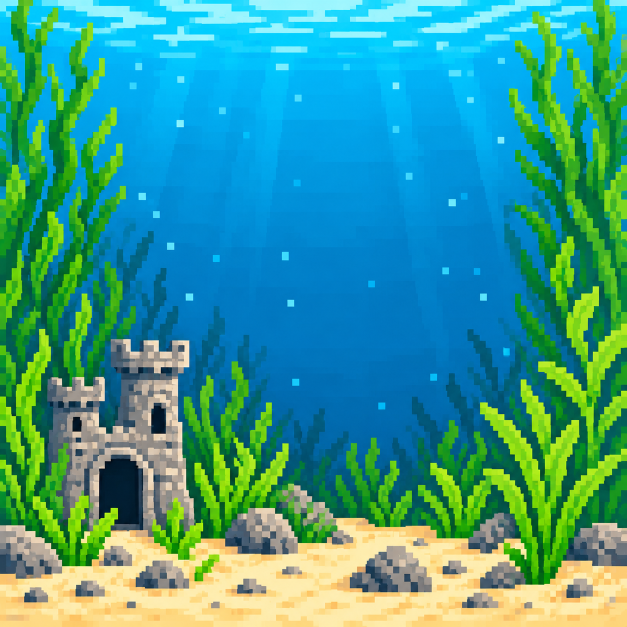
#> input picture assets/source/background-castle.png, 1254 x 1254 px (shown at 1/2 size); its folder holds only this picture in this run
$ python generate_background_assets.py
#> lines starting #> are read from the running program, lines starting #| are printed output that depends on the picture
#!/usr/bin/env python3
"""Prepare original-concept aquarium plates for the two native Pebble screens."""

from __future__ import annotations

from pathlib import Path

from PIL import Image

ROOT = Path(__file__).resolve().parents[1]
SOURCE = ROOT / "assets/source"
OUTPUT = ROOT / "watchface/resources/images"
SCENES = ("castle", "kelp", "reef", "grayscale")
PLATFORMS = {"emery": (200, 228), "gabbro": (260, 260)}


def level(channel: float) -> int:
    return max(0, min(255, round(channel / 85) * 85))


def transform(pixel: tuple[int, int, int], scene: str, night: bool) -> tuple[int, int, int]:
    red, green, blue = pixel
    if scene == "grayscale":
        value = red * 0.299 + green * 0.587 + blue * 0.114
        value *= 0.45 if night else 1.0
        gray = level(value)
        return gray, gray, gray
    if night:
        factors = {
            "castle": (0.38, 0.48, 0.58),
            "kelp": (0.50, 0.59, 0.66),
            "reef": (0.60, 0.65, 0.76),
        }[scene]
        red, green, blue = (red * factors[0], green * factors[1], blue * factors[2])
    return level(red), level(green), level(blue)


def fit_scene(source: Image.Image, width: int, height: int) -> Image.Image:
    square = source.resize((height, height), Image.Resampling.BOX)
    left = (height - width) // 2
    return square.crop((left, 0, left + width, height))


def prepare() -> None:
    OUTPUT.mkdir(parents=True, exist_ok=True)
    for scene in SCENES:
        path = SOURCE / f"background-{scene}.png"
        if not path.is_file():
            raise SystemExit(f"Missing illustrated scene: {path}")
        with Image.open(path) as raw:
#> raw is the input picture: PIL image 1254x1254 RGB; mean R, G, B 58, 157, 145.6
            source = raw.convert("RGB")
        for platform, (width, height) in PLATFORMS.items():
            fitted = fit_scene(source, width, height)
            if platform == "gabbro" and scene == "castle":
                # The detailed castle plate exceeds Gabbro's PNG decode heap
                # alongside the fish sprite. Coarser native pixel clusters
                # preserve the look while reducing compressed resource size.
                fitted = fitted.resize((130, 130), Image.Resampling.BOX)
                fitted = fitted.resize((width, height), Image.Resampling.NEAREST)
            for mode in ("day", "night"):
                image = Image.new("RGB", fitted.size)
                image.putdata(
                    [transform(pixel, scene, mode == "night")
                     for pixel in fitted.get_flattened_data()]
                )
                target = OUTPUT / f"background-{platform}-{scene}-{mode}.png"
                image.save(target, optimize=True)
                print(f"{target.relative_to(ROOT)}: {target.stat().st_size} bytes")
#> this loop made 1 pass
#> pass 1, in fit_scene, `square = source.resize((height, height), Image.Resampling.BOX)`:
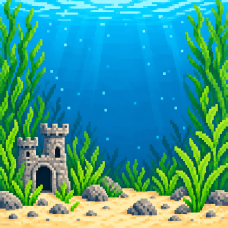
#> square: PIL image 228x228 RGB; mean R, G, B 58.1, 157.1, 145.7
#> pass 1, in prepare, `fitted = fit_scene(source, width, height)`:
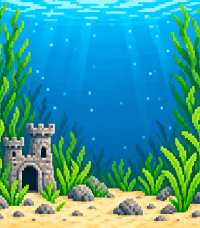
#> fitted: PIL image 200x228 RGB; mean R, G, B 56.5, 156.5, 155.3
#> after the loop: image: PIL image 200x228 RGB; every value is 0


if __name__ == "__main__":
#> (the run stopped early here; a loop or call above may not have finished)
